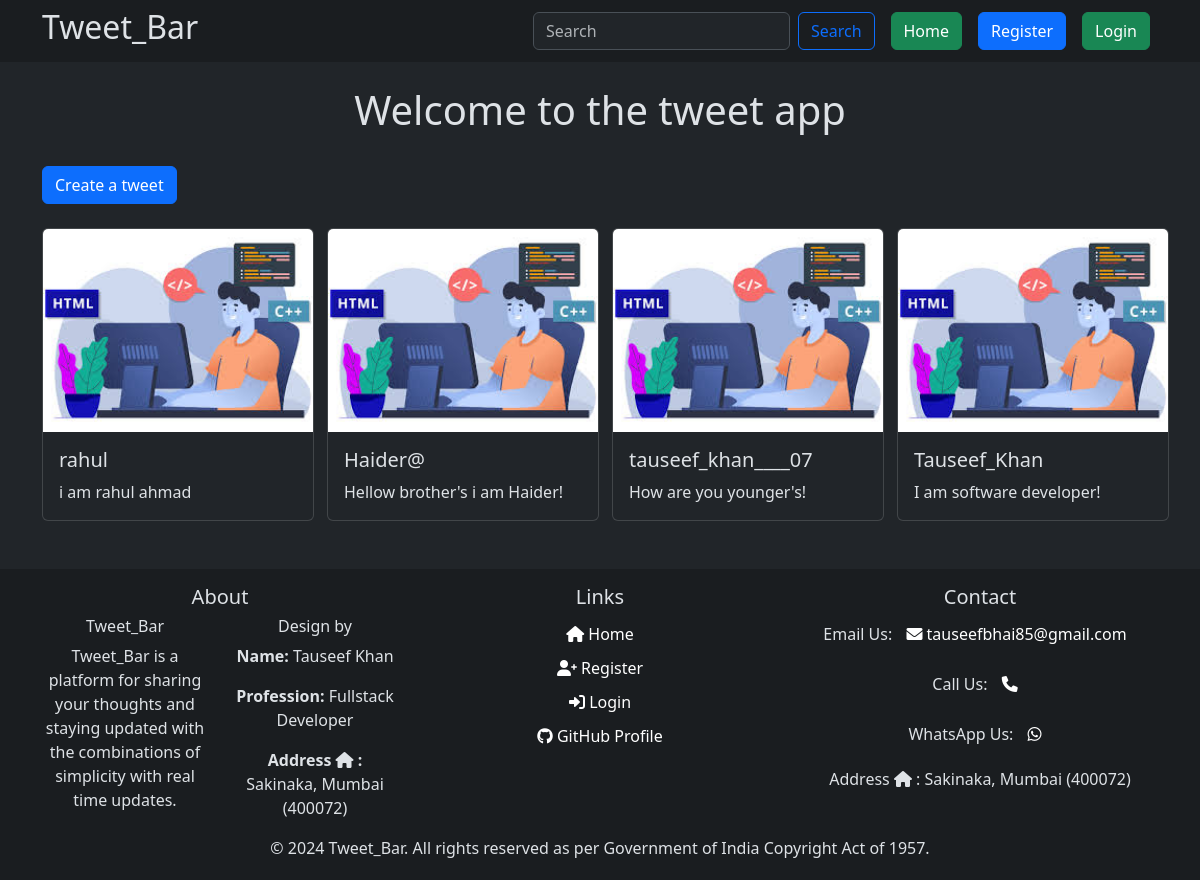
/TweetApp/, run on the app's committed database.
### TweetApp/models.py (models this page shows, shortened)
class Tweet(models.Model):
    user=models.ForeignKey(User ,on_delete=models.CASCADE)
    text=models.TextField(max_length=100)
    photo=models.ImageField(upload_to='photo/',blank=True, null=True)
    created_at=models.DateTimeField(auto_now_add=True)
    update_at=models.DateTimeField(auto_now=True)

### TweetApp/views.py (the view)
# urls.py: path('', views.tweet_list, name="tweet_list"),
def tweet_list(request):
    tweets=Tweet.objects.all().order_by('created_at')
    return render(request,'tweet_list.html',{'tweets':tweets})

### templates/tweet_list.html (shortened to what this page needs)
{% extends 'layout.html' %}
{% block content %}
<h1 class="text-center mt-4">Welcome to the tweet app</h1>
<div class="container">
    <a class="btn btn-primary my-4 mt-4" href="{% url 'tweet_create' %}">Create a tweet</a>
</div>
<div class="container">
  <div class="row row-cols-1 row-cols-md-4 mb-4 gap">
    {% for tweet in tweets %}
      <div class="col-12 col-sm-10 col-md-6 mb-4 col-lg-3">
        <div class="card" style="width: 17rem;">
          <img src="{{ tweet.photo.url }}" class="card-img-top img-thumbnail-200 tweet-image" alt="Tweet Image">
          <div class="card-body">
            <h5 class="card-title">{{ tweet.user.username }}</h5>
            <p class="card-text">{{ tweet.text }}</p>
          </div>
        </div>
      </div>
    {% endfor %}
  </div>
</div>
{% endblock %}

### templates/layout.html (shortened to what this page needs)
<!DOCTYPE html>
<html data-bs-theme="dark">
<head>
    <link rel="stylesheet" href="https://cdnjs.cloudflare.com/ajax/libs/font-awesome/6.0.0-beta3/css/all.min.css">
    <link rel="stylesheet" href="https://stackpath.bootstrapcdn.com/bootstrap/4.5.2/css/bootstrap.min.css">
    <link href="https://cdn.jsdelivr.net/npm/bootstrap@5.3.3/dist/css/bootstrap.min.css" rel="stylesheet">
</head>
<body>
    <nav class="navbar navbar-expand-lg bg-dark-subtle bg-body-tertiary">
        <div class="container">
            <h2 class="cssanimation hu__hu__"> Tweet_Bar </h2>
            <div class="collapse navbar-collapse" id="navbarSupportedContent">
                <form class="d-flex ms-auto me-2 my-2 my-lg-0" method="get" action="{% url 'tweet_search' %}">
                    <input class="form-control me-2" type="search" name="query" placeholder="Search" aria-label="Search" value="{{ request.GET.query }}">
                    <button class="btn btn-outline-primary" type="submit">Search</button>
                </form>
                <div class="d-flex align-items-center">
                    <a href="{% url 'tweet_list' %}" class="btn btn-success mx-2">Home</a>
                    {% if user.is_authenticated %}
                        <form method="post" action="{% url 'logout' %}" class="mb-0">
                            {% csrf_token %}
                            <button class="btn btn-danger" type="submit">Logout</button>
                        </form>
                    {% else %}
                        <a href="{% url 'register' %}" class="btn btn-primary mx-2">Register</a>
                        <a href="{% url 'login' %}" class="btn btn-success mx-2">Login</a>
                    {% endif %}
                </div>
            </div>
        </div>
    </nav>
    <main>
        {% block content %}
        {% endblock %}
    </main>
    <footer class="bg-dark-subtle">
        <div class="container text-center">
            <div class="row">
                <div class="col-md-4 mb-md-0 mt-3">
                    <h5>About</h5>
                    <div class="row">
                        <div class="col-12 col-md-6 mb-3 mb-md-0">
                            <h6>Tweet_Bar</h6>
                            <p>Tweet_Bar is a platform for sharing your thoughts and staying updated with the combinations of simplicity with real time updates.</p>
                        </div>
                        <div class="col-12 col-md-6">
                            <h6>Design by</h6>
                            <p><strong>Name:</strong> Tauseef Khan</p>
                            <p><strong>Profession:</strong> Fullstack Developer</p>
                            <p><strong>Address <i class="fas fa-home"></i> :</strong> Sakinaka, Mumbai (400072)</p>
                        </div>
                    </div>
                </div>
                <div class="col-md-4 mb-4 mb-md-0 mt-3">
                    <h5>Links</h5>
                    <ul class="list-unstyled">
                        {% if user.is_authenticated %}
                        <li><a href="{% url 'tweet_list' %}"><i class="fas fa-home"></i> Home</a></li>
                        <li><a href="https://github.com/tauseefahmad143" target="_blank"><i class="fab fa-github"></i> GitHub Profile</a></li>
                        {% else %}
                        <li><a href="{% url 'tweet_list' %}"><i class="fas fa-home"></i> Home</a></li>
                        <li><a href="{% url 'register' %}"><i class="fas fa-user-plus"></i> Register</a></li>
                        <li><a href="{% url 'login' %}"><i class="fas fa-sign-in-alt"></i> Login</a></li>
                        <li><a href="https://github.com/tauseefahmad143" target="_blank"><i class="fab fa-github"></i> GitHub Profile</a></li>
                        {% endif %}
                    </ul>
                </div>
                <div class="col-md-4 mt-3">
                    <h5>Contact</h5>
                    <p>Email Us: <a href="mailto:tauseefbhai85@gmail.com"><i class="fas fa-envelope"></i> tauseefbhai85@gmail.com</a></p>
                    <p>Call Us: <a href="tel:+919721523530"><i class="fas fa-phone"></i></a></p>
                    <p>WhatsApp Us: <a href="https://wa.me/919721523530" target="_blank"><i class="fab fa-whatsapp"></i></a></p>
                    <p>Address <i class="fas fa-home"></i> : Sakinaka, Mumbai (400072)</p>
                </div>
            </div>
            <div class="pb-1">
                <p>&copy; 2024 Tweet_Bar. All rights reserved as per Government of India Copyright Act of 1957.</p>
            </div>
        </div>
    </footer>
</body>
</html>

### templates/layout.html (style rules this page uses)
html, body { height: 100%; margin: 0; }
body { display: flex; flex-direction: column; }
main { flex: 1; }
a { color: white; text-decoration: none; font-weight: 500; transition: all 0.3s ease; padding: 5px 10px; border-radius: 4px; display: inline-block; }
.hu__hu__ { animation: hu__hu__ infinite 2s ease-in-out }

### data on the page
Tweet: photo (picture), user.username "rahul", text "i am rahul ahmad"
Tweet: photo (picture), user.username "Haider@", text "Hellow brother's i am Haider!"
Tweet: photo (picture), user.username "tauseef_khan____07", text "How are you younger's!"
Tweet: photo (picture), user.username "Tauseef_Khan", text "I am software developer!"
